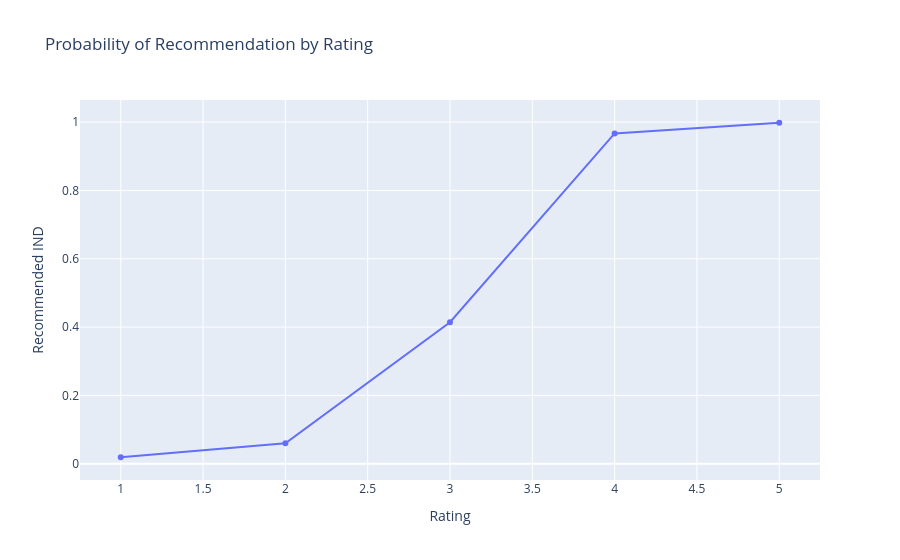

Here is the notebook cell this chart was saved with:
### Markdown cell above
generally positive customer sentiment

### Code cell
rec_rate = df.groupby("Rating")["Recommended IND"].mean().reset_index()

fig = px.line(rec_rate, x="Rating", y="Recommended IND",
              markers=True,
              title="Probability of Recommendation by Rating")
fig.show()

### Figure 1 — Plotly figure (JSON) as saved in the notebook; plotly's stock layout.template omitted (floating-point values rounded to 4 significant figures)
{"data": [{"hovertemplate": "Rating=%{x}<br>Recommended IND=%{y}<extra></extra>", "legendgroup": "", "line": {"color": "#636efa", "dash": "solid"}, "marker": {"symbol": "circle"}, "mode": "lines+markers", "name": "", "orientation": "v", "showlegend": false, "type": "scatter", "x": [1, 2, 3, 4, 5], "xaxis": "x", "y": [0.019, 0.06006, 0.4141, 0.9669, 0.9981], "yaxis": "y"}], "layout": {"legend": {"tracegroupgap": 0}, "title": {"text": "Probability of Recommendation by Rating"}, "xaxis": {"anchor": "y", "domain": [0, 1], "title": {"text": "Rating"}}, "yaxis": {"anchor": "x", "domain": [0, 1], "title": {"text": "Recommended IND"}}}}
